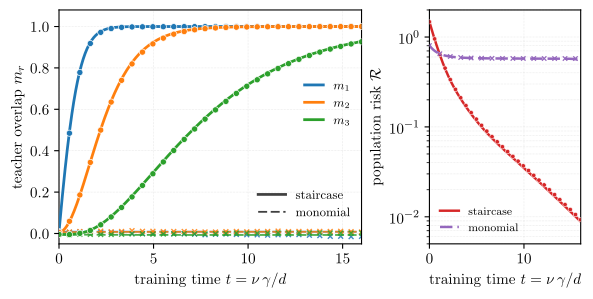

Recreate this plot in Python.
# /// script
# requires-python = ">=3.10"
# dependencies = ["numpy", "scipy", "matplotlib", "tqdm"]
# ///
r"""Staircase-recovery figure for Example 1.3 in chapters/exponents.tex.

We learn a k=3 multi-index teacher with a *matched, multilinear* student and
watch the teacher-overlaps m_r = <w_r, w*_r>/d climb.  The student is fixed,

    f(x)  = phi_1 + phi_1 phi_2 + phi_1 phi_2 phi_3 ,   phi_r = <w_r, x>/sqrt(d)

with three free direction vectors w_1, w_2, w_3 trained by projected (spherical)
online SGD, ||w_r|| = sqrt(d).  Only the TARGET changes between the two panels:

  (a) staircase target   h* = psi_1 + psi_1 psi_2 + psi_1 psi_2 psi_3
        -> the linear rung pins w_1, then w_1 turns phi_1 phi_2 into an effective
           linear drive on w_2, then w_1,w_2 unlock w_3: m_1, m_2, m_3 climb in
           sequence (three saddles) to full recovery.  O(d) samples.
  (b) bare monomial      h* = psi_1 psi_2 psi_3
        -> the target hands the student no lower rungs, so the drift on every m_r
           is O(M^2) at initialization and the overlaps stay pinned near 1/sqrt(d)
           over the same budget.  The student is identical to (a) (it still
           contains phi_1 phi_2 phi_3), so this is not a representability failure
           -- it is the missing staircase structure of the target.  Leap 3, O(d^2).

In each panel we overlay, launched from a shared initial condition:
  * the deterministic order-parameter ODE (the concentration / "Saad & Solla"
    limit -- no permutation symmetry here, but the ODE still closes), whose
    right-hand side is assembled from EXACT Gaussian moments (Isserlis/Wick over
    the six jointly-Gaussian pre-activations phi_1..3, psi_1..3), and
  * a finite-d online-SGD simulation on the actual weights.

The expensive numerics are cached under cache/, keyed by a hash of every
parameter that affects them; reruns reuse them and only replot.  Set
STAIRCASE_FORCE=1 to recompute, or delete cache/.

Run:
    uv run --script chapters/figs/staircase/staircase.py
    uv run --script chapters/figs/staircase/staircase.py --verify
    STAIRCASE_FORCE=1 uv run --script chapters/figs/staircase/staircase.py
"""
from __future__ import annotations

import hashlib
import json
import os
import sys

import numpy as np
from numpy import sqrt
from scipy.integrate import solve_ivp
from tqdm import tqdm

# Variable indexing for the six jointly-Gaussian pre-activations:
#   phi_1,phi_2,phi_3 -> 0,1,2   (student)      psi_1,psi_2,psi_3 -> 3,4,5 (teacher)
K = 3


# ----------------------------------------------------------------------------
# Tiny polynomial algebra over the six Gaussian variables
# A polynomial is a dict {monomial: coeff}, monomial = sorted tuple of var indices
# (with repetition).  () is the constant 1.
# ----------------------------------------------------------------------------
def poly_mul(p, q):
    out = {}
    for a, ca in p.items():
        for b, cb in q.items():
            key = tuple(sorted(a + b))
            out[key] = out.get(key, 0.0) + ca * cb
    return out


def poly_sub(p, q):
    out = dict(p)
    for k, v in q.items():
        out[k] = out.get(k, 0.0) - v
    return {k: v for k, v in out.items() if v != 0.0}


def poly_scale(p, c):
    return {k: v * c for k, v in p.items()}


def poly_add(*ps):
    out = {}
    for p in ps:
        for k, v in p.items():
            out[k] = out.get(k, 0.0) + v
    return {k: v for k, v in out.items() if v != 0.0}


def poly_deriv(p, i):
    """d/d(var i) of a polynomial (handles repeated factors via the power rule)."""
    out = {}
    for mono, c in p.items():
        cnt = mono.count(i)
        if cnt:
            lst = list(mono)
            lst.remove(i)
            key = tuple(sorted(lst))
            out[key] = out.get(key, 0.0) + c * cnt
    return out


def var(i):
    return {(i,): 1.0}


# ----------------------------------------------------------------------------
# Exact Gaussian moments  E[ prod of Gaussians ]  by Isserlis / Wick
# ----------------------------------------------------------------------------
def isserlis(mono, cov, memo):
    """E[ prod_{i in mono} X_i ] for zero-mean Gaussians with covariance `cov`."""
    n = len(mono)
    if n & 1:
        return 0.0
    if n == 0:
        return 1.0
    v = memo.get(mono)
    if v is not None:
        return v
    a = mono[0]
    s = 0.0
    for j in range(1, n):
        rest = mono[1:j] + mono[j + 1:]
        s += cov[a, mono[j]] * isserlis(rest, cov, memo)
    memo[mono] = s
    return s


def expect(poly, cov, memo):
    return sum(c * isserlis(mono, cov, memo) for mono, c in poly.items())


# ----------------------------------------------------------------------------
# Student, targets, and the pre-assembled integrands of the ODE right-hand side
# ----------------------------------------------------------------------------
# Student and staircase target share the same three "rung" coefficients c =
# (c1, c2, c3), so the matched student can reach zero risk:
#   f  = c1 phi_1 + c2 phi_1 phi_2 + c3 phi_1 phi_2 phi_3   (vars 0,1,2)
#   h* = c1 psi_1 + c2 psi_1 psi_2 + c3 psi_1 psi_2 psi_3   (vars 3,4,5)
_STUDENT_RUNGS = [(0,), (0, 1), (0, 1, 2)]
_TARGET_RUNGS = [(3,), (3, 4), (3, 4, 5)]


def _rung_poly(coeffs, rungs):
    p = {}
    for c, mono in zip(coeffs, rungs):
        if c:
            p[mono] = p.get(mono, 0.0) + float(c)
    return p


def student_poly(coeffs):
    return _rung_poly(coeffs, _STUDENT_RUNGS)


def target_poly(coeffs):
    """Staircase target sum_r coeffs[r]*(psi_1..psi_{r+1}); the bare top monomial
    is coeffs = (0, 0, c)."""
    return _rung_poly(coeffs, _TARGET_RUNGS)


def student_eval(phi, c):
    return c[0] * phi[0] + c[1] * phi[0] * phi[1] + c[2] * phi[0] * phi[1] * phi[2]


def student_grad(phi, c):
    """df/dphi_r evaluated at phi (r = 1,2,3)."""
    return np.array([c[0] + c[1] * phi[1] + c[2] * phi[1] * phi[2],
                     c[1] * phi[0] + c[2] * phi[0] * phi[2],
                     c[2] * phi[0] * phi[1]])


def target_fn(coeffs):
    """Scalar teacher label h*(psi) matching `target_poly(coeffs)`."""
    c1, c2, c3 = coeffs

    def h(psi):
        return c1 * psi[0] + c2 * psi[0] * psi[1] + c3 * psi[0] * psi[1] * psi[2]

    return h


def build_rhs_terms(student_coeffs, target_coeffs):
    """Pre-assemble the polynomial integrands of the ODE RHS.

    Returns dicts of {monomial: coeff} for
        driftM[r][s] = E[(h*-f) df/dphi_r * psi_s]
        driftQ[r][s] = E[(h*-f) df/dphi_r * phi_s]
        radial[r]    = E[(h*-f) df/dphi_r * phi_r]
    (expectations taken later against the current covariance).
    """
    f = student_poly(student_coeffs)
    residual = poly_sub(target_poly(target_coeffs), f)   # h* - f
    dfd = [poly_deriv(f, r) for r in range(K)]
    driftM = [[poly_mul(poly_mul(residual, dfd[r]), var(3 + s)) for s in range(K)]
              for r in range(K)]
    driftQ = [[poly_mul(poly_mul(residual, dfd[r]), var(s)) for s in range(K)]
              for r in range(K)]
    radial = [poly_mul(poly_mul(residual, dfd[r]), var(r)) for r in range(K)]
    return driftM, driftQ, radial


def build_risk_polys(student_coeffs, target_coeffs):
    """Polynomials f^2, f*h*, h*^2 for the excess risk R = 1/2 E[(f-h*)^2]."""
    f = student_poly(student_coeffs)
    h = target_poly(target_coeffs)
    return poly_mul(f, f), poly_mul(f, h), poly_mul(h, h)


def risk_from_MQ(M, Q, P, risk_polys):
    ff, fh, hh = risk_polys
    cov = build_cov(M, Q, P)
    memo = {}
    return 0.5 * (expect(ff, cov, memo) - 2.0 * expect(fh, cov, memo) + expect(hh, cov, memo))


def build_cov(M, Q, P):
    """6x6 covariance of (phi_1..3, psi_1..3):  [[Q, M], [M^T, P]]."""
    cov = np.empty((2 * K, 2 * K))
    cov[:K, :K] = Q
    cov[:K, K:] = M
    cov[K:, :K] = M.T
    cov[K:, K:] = P
    return cov


def ss_rhs(M, Q, P, terms):
    """dM/dt, dQ/dt for the matched multilinear student (spherical constraint,
    variance term dropped, as the single-index chapter drops Psi)."""
    driftM, driftQ, radial = terms
    cov = build_cov(M, Q, P)
    memo = {}
    R = np.array([expect(radial[r], cov, memo) for r in range(K)])
    DM = np.array([[expect(driftM[r][s], cov, memo) for s in range(K)] for r in range(K)])
    DQ = np.array([[expect(driftQ[r][s], cov, memo) for s in range(K)] for r in range(K)])
    dM = DM - M * R[:, None]
    dQ = (DQ - Q * R[:, None]) + (DQ.T - Q * R[None, :])
    return dM, dQ


# ----------------------------------------------------------------------------
# Deterministic ODE integration
# ----------------------------------------------------------------------------
def integrate_ode(M0, Q0, P, terms, t_eval, progress=False, desc="ODE"):
    def pack(M, Q):
        return np.concatenate([M.ravel(), Q.ravel()])

    def unpack(y):
        return y[:K * K].reshape(K, K), y[K * K:].reshape(K, K)

    t0, t1 = float(t_eval[0]), float(t_eval[-1])
    pbar = tqdm(total=1000, desc=desc, leave=False, disable=not progress,
                bar_format="{l_bar}{bar}| {elapsed}")
    state = {"n": 0}

    def rhs(t, y):
        if progress and t1 > t0:
            n = int(1000 * min(max((t - t0) / (t1 - t0), 0.0), 1.0))
            if n > state["n"]:
                pbar.update(n - state["n"])
                state["n"] = n
        M, Q = unpack(y)
        Q = 0.5 * (Q + Q.T)
        dM, dQ = ss_rhs(M, Q, P, terms)
        return pack(dM, dQ)

    sol = solve_ivp(rhs, (t0, t1), pack(M0, Q0), t_eval=t_eval,
                    method="LSODA", rtol=1e-8, atol=1e-10,
                    max_step=(t1 - t0) / 200.0)
    pbar.update(1000 - state["n"])
    pbar.close()
    Ms = np.array([unpack(sol.y[:, i])[0] for i in range(sol.t.size)])
    Qs = np.array([0.5 * (unpack(sol.y[:, i])[1] + unpack(sol.y[:, i])[1].T)
                   for i in range(sol.t.size)])
    return sol.t, Ms, Qs


# ----------------------------------------------------------------------------
# Finite-d online-SGD simulation on the weights (projected / spherical)
# ----------------------------------------------------------------------------
def orthonormal_teacher(k, d, rng):
    """Teacher rows with ||w*_r||^2/d = 1 and mutually orthogonal, so P = I_k."""
    A = rng.standard_normal((k, d))
    Qr, _ = np.linalg.qr(A.T)
    return Qr.T * sqrt(d)


def spherical_init(k, d, rng):
    """Random student rows normalized to the sphere ||w_r|| = sqrt(d)."""
    W = rng.standard_normal((k, d))
    return W * (sqrt(d) / np.linalg.norm(W, axis=1))[:, None]


def simulate_sgd(d, gamma, student_coeffs, hfun, Wstar, W0, t_record, seed,
                 progress=False, desc="SGD"):
    """One projected online-SGD run; return the full order parameters (M, Q) at the
    record times.

    Starts from the given weights W0 (shared with the ODE initial condition); the
    time is rescaled t = nu * gamma / d so it matches the deterministic ODE.
    """
    rng = np.random.default_rng(seed)
    sqd = sqrt(d)
    W = W0.copy()

    nu_record = np.unique(np.round(t_record * d / gamma).astype(np.int64))
    nu_record = nu_record[nu_record >= 0]
    rec = set(nu_record.tolist())
    nu_max = int(nu_record[-1])

    ts, Ms, Qs = [], [], []
    steps = tqdm(range(nu_max + 1), desc=desc, leave=False, disable=not progress,
                 unit="step", mininterval=0.3)
    for nu in steps:
        if nu in rec:
            ts.append(nu * gamma / d)
            Ms.append((W @ Wstar.T) / d)
            Qs.append((W @ W.T) / d)
        x = rng.standard_normal(d)
        phi = (W @ x) / sqd
        psi = (Wstar @ x) / sqd
        err = student_eval(phi, student_coeffs) - hfun(psi)   # f - h*
        dfd = student_grad(phi, student_coeffs)
        W -= (gamma / sqd) * (err * dfd)[:, None] * x[None, :]
        W *= (sqd / np.linalg.norm(W, axis=1))[:, None]    # project onto the sphere
    return np.array(ts), np.array(Ms), np.array(Qs)


# ----------------------------------------------------------------------------
# One panel: shared init, ODE + SGD, for a given target
# ----------------------------------------------------------------------------
def compute_panel_data(coeffs, cfg):
    d, gamma, T = cfg["d"], cfg["gamma"], cfg["T"]
    scoeffs = cfg["student_coeffs"]
    progress = cfg.get("progress", True)
    terms = build_rhs_terms(scoeffs, coeffs)
    risk_polys = build_risk_polys(scoeffs, coeffs)
    hfun = target_fn(coeffs)

    rng_t = np.random.default_rng(cfg["teacher_seed"])
    Wstar = orthonormal_teacher(K, d, rng_t)
    P = (Wstar @ Wstar.T) / d                              # = I_K

    rng_i = np.random.default_rng(cfg["teacher_seed"] + 1)
    W0 = spherical_init(K, d, rng_i)
    M0 = (W0 @ Wstar.T) / d
    Q0 = (W0 @ W0.T) / d

    def diag(Ms):
        return np.diagonal(Ms, axis1=1, axis2=2)            # (n, 3): m_r = M_rr
    def risk(Ms, Qs):
        return np.array([risk_from_MQ(Ms[i], Qs[i], P, risk_polys) for i in range(len(Ms))])

    t_ode = np.linspace(0.0, T, 800)
    t_ode, M_ode, Q_ode = integrate_ode(M0, Q0, P, terms, t_ode,
                                        progress=progress, desc=f"ODE  {cfg['tag']}")

    t_rec = np.linspace(0.0, T, cfg["n_record"])
    t_sgd, M_sgd, Q_sgd = simulate_sgd(d, gamma, scoeffs, hfun, Wstar, W0, t_rec,
                                       seed=cfg["sgd_seed"], progress=progress,
                                       desc=f"SGD  {cfg['tag']}")
    return dict(t_ode=t_ode, m_ode=diag(M_ode), r_ode=risk(M_ode, Q_ode),
                t_sgd=t_sgd, m_sgd=diag(M_sgd), r_sgd=risk(M_sgd, Q_sgd))


# ----------------------------------------------------------------------------
# Run persistence
# ----------------------------------------------------------------------------
CACHE_VERSION = 3


def _cache_blob(cfg):
    keys = ("d", "gamma", "T", "n_record", "teacher_seed", "sgd_seed",
            "student_coeffs", "coeffs", "tag")
    params = {k: cfg[k] for k in keys}
    params["version"] = CACHE_VERSION
    return json.dumps(params, sort_keys=True)


def _ensure_cache_dir(cache_dir):
    os.makedirs(cache_dir, exist_ok=True)
    gi = os.path.join(cache_dir, ".gitignore")
    if not os.path.exists(gi):
        with open(gi, "w") as fh:
            fh.write("# Cached run results, regenerable by staircase.py.\n*\n!.gitignore\n")


def cached_panel_data(cfg, cache_dir, force=False):
    blob = _cache_blob(cfg)
    h = hashlib.sha1(blob.encode()).hexdigest()[:10]
    path = os.path.join(cache_dir, f"panel_{cfg['tag']}_d{cfg['d']}_{h}.npz")
    if not force and os.path.exists(path):
        try:
            z = np.load(path, allow_pickle=False)
            if z["params_json"].item() == blob:
                print(f"[cache] hit   {os.path.basename(path)}")
                return {k: z[k] for k in ("t_ode", "m_ode", "r_ode",
                                          "t_sgd", "m_sgd", "r_sgd")}
            print(f"[cache] stale {os.path.basename(path)} -> recomputing")
        except Exception as exc:
            print(f"[cache] unreadable {os.path.basename(path)} ({exc}) -> recomputing")
    else:
        print(f"[cache] {'forced ' if force else 'miss   '}{os.path.basename(path)} -> computing")
    data = compute_panel_data(cfg["coeffs"], cfg)
    _ensure_cache_dir(cache_dir)
    np.savez_compressed(path, params_json=blob, **data)
    print(f"[cache] saved {os.path.basename(path)}")
    return data


# ----------------------------------------------------------------------------
# Figure configuration
# ----------------------------------------------------------------------------
# Rung coefficients shared by the student and the staircase target.  Shrinking the
# higher rungs delays the 2nd/3rd escapes, separating the saddles so the risk shows
# distinct plateaus.  The monolith target is the bare top rung, c3 * z1 z2 z3.
_C = (1.0, 0.6, 0.35)

CONFIG = dict(
    d=4096,
    gamma=0.01,
    T=16.0,
    n_record=30,
    teacher_seed=7,
    sgd_seed=101,
    student_coeffs=_C,
    progress=True,
    panels=[
        dict(tag="target", coeffs=_C),
        dict(tag="monolith", coeffs=(0.0, 0.0, _C[2])),
    ],
    # aspect ~2.02:1 (fits at height=0.49\textwidth); kept physically small so the
    # 11pt fonts render large once scaled into the page.
    output=dict(fname="staircase.pdf", figsize=(5.8, 2.87),
                width_ratios=(2.0, 1.0), risk_ylim=(5e-3, 2.0)),
)

_DIR_COLORS = ["C0", "C1", "C2"]
_DIR_LABELS = [r"$m_1$", r"$m_2$", r"$m_3$"]


_MONO_DASH = (0, (5, 2))


def make_overlap_panel(ax, data_stair, data_mono, ylim=(-0.05, 1.08)):
    """Wide overlap panel: the three teacher overlaps m_1,m_2,m_3 for BOTH targets.

    Colour = direction; line style = target (solid staircase, dashed monomial).
    """
    from matplotlib.lines import Line2D
    for r in range(K):
        # staircase target: solid line + filled circles
        ax.plot(data_stair["t_ode"], data_stair["m_ode"][:, r], color=_DIR_COLORS[r],
                lw=2.0, zorder=3)
        ax.plot(data_stair["t_sgd"], data_stair["m_sgd"][:, r], color=_DIR_COLORS[r],
                ls="none", marker="o", ms=4.5, mec="white", mew=0.5, zorder=4)
        # bare monomial target: dashed line + x markers (all pinned near 0)
        ax.plot(data_mono["t_ode"], data_mono["m_ode"][:, r], color=_DIR_COLORS[r],
                lw=1.3, ls=_MONO_DASH, alpha=0.85, zorder=2)
        ax.plot(data_mono["t_sgd"], data_mono["m_sgd"][:, r], color=_DIR_COLORS[r],
                ls="none", marker="x", ms=3.5, mew=1.0, alpha=0.85, zorder=2)
    ax.set_ylim(*ylim)
    ax.set_xlim(0.0, data_stair["t_ode"][-1])   # flush to the data, no side margins
    ax.set_xlabel(r"training time $t = \nu\,\gamma/d$")
    ax.set_ylabel(r"teacher overlap $m_r$")
    ax.grid(True, ls=":", lw=0.4, alpha=0.5)

    dir_handles = [Line2D([], [], color=_DIR_COLORS[r], lw=2.0) for r in range(K)]
    leg1 = ax.legend(dir_handles, _DIR_LABELS, frameon=False, fontsize=9,
                     loc="center right", bbox_to_anchor=(1.0, 0.60),
                     handlelength=1.5, ncol=1)
    ax.add_artist(leg1)
    case_handles = [Line2D([], [], color="0.25", lw=2.0, ls="-"),
                    Line2D([], [], color="0.25", lw=1.3, ls=_MONO_DASH)]
    ax.legend(case_handles, [r"staircase", r"monomial"],
              frameon=False, fontsize=9, loc="lower right",
              bbox_to_anchor=(1.0, 0.06), handlelength=2.2)


def make_risk_panel(ax, datasets, ylim=None):
    """Small side panel: population risk R = 1/2 E[(f-h*)^2] for both targets.

    Same style convention as the overlap panel: solid staircase, dashed monomial.
    """
    for (label, color, ls, marker, data) in datasets:
        ax.plot(data["t_ode"], data["r_ode"], color=color, lw=1.8, ls=ls,
                zorder=2, label=label)
        # thin the crosses so they don't bury the dashed monomial line
        style = (dict(mec="white", mew=0.4) if marker == "o"
                 else dict(mew=0.9, markevery=2))
        ax.plot(data["t_sgd"], data["r_sgd"], color=color, ls="none",
                marker=marker, ms=3.2, zorder=3, **style)
    ax.set_yscale("log")
    if ylim is not None:
        ax.set_ylim(*ylim)
    ax.set_xlim(0.0, datasets[0][-1]["t_ode"][-1])   # flush to the data, no side margins
    ax.set_xlabel(r"training time $t = \nu\,\gamma/d$")
    ax.set_ylabel(r"population risk $\mathcal{R}$")
    ax.grid(True, which="both", ls=":", lw=0.4, alpha=0.5)
    ax.legend(frameon=False, fontsize=8.5, loc="lower left", handlelength=1.6)


def main():
    import matplotlib
    matplotlib.use("pgf")
    import matplotlib.pyplot as plt
    plt.rcParams.update({
        "text.usetex": True,
        "font.family": "serif",
        "font.size": 11,
        "axes.titlesize": 12,
        "axes.linewidth": 0.8,
        "pgf.texsystem": "pdflatex",
        "pgf.rcfonts": False,
    })

    cfg = dict(CONFIG)
    force = os.environ.get("STAIRCASE_FORCE") is not None
    outdir = os.path.dirname(os.path.abspath(__file__))
    cache_dir = os.path.join(outdir, "cache")

    def save(fig, fname):
        path = os.path.join(outdir, fname)
        fig.savefig(path, bbox_inches="tight")
        plt.close(fig)
        print("wrote", path)

    data_by_tag = {}
    for panel in cfg["panels"]:
        cfg_p = dict(cfg)
        cfg_p.update(tag=panel["tag"], coeffs=panel["coeffs"])
        data_by_tag[panel["tag"]] = cached_panel_data(cfg_p, cache_dir, force=force)

    # one wide figure: overlaps of both cases on the left, small risk plot on the right
    out = cfg["output"]
    fig = plt.figure(figsize=out["figsize"], layout="constrained")
    gs = fig.add_gridspec(1, 2, width_ratios=out["width_ratios"])
    ax_over = fig.add_subplot(gs[0, 0])
    ax_risk = fig.add_subplot(gs[0, 1])
    make_overlap_panel(ax_over, data_by_tag["target"], data_by_tag["monolith"])
    make_risk_panel(ax_risk, [
        (r"staircase", "C3", "-", "o", data_by_tag["target"]),
        (r"monomial", "C4", _MONO_DASH, "x", data_by_tag["monolith"]),
    ], ylim=out["risk_ylim"])
    save(fig, out["fname"])


# ----------------------------------------------------------------------------
# Verification: exact Isserlis moments vs Monte Carlo, on the assembled RHS
# ----------------------------------------------------------------------------
def poly_eval(poly, gauss):
    """Evaluate a polynomial on a batch of Gaussian samples `gauss` (shape (b, 6))."""
    acc = np.zeros(gauss.shape[0])
    for mono, c in poly.items():
        term = np.full(gauss.shape[0], c)
        for idx in mono:
            term = term * gauss[:, idx]
        acc += term
    return acc


def verify(mc_size=4_000_000, batch=200_000, n_trials=3, nsigma=5.0):
    """Check ss_rhs (exact Isserlis moments) against Monte-Carlo, judged against
    the MC standard error (these integrands are degree-6 Gaussian polynomials with
    heavy tails, so a fixed relative tolerance is meaningless -- 5 sigma is).

    A valid (M, Q, P) is built from explicit weight vectors so the 6x6 covariance
    is genuinely PSD; the six pre-activations are then drawn directly via Cholesky
    in bounded-memory batches.
    """
    rng = np.random.default_rng(0)
    n = 64                                    # modest ambient dim -> valid PSD cov
    worst_sigma = 0.0
    all_ok = True
    for trial in range(n_trials):
        scoeffs = tuple(rng.uniform(-1.0, 1.0, 3))
        coeffs = tuple(rng.uniform(-1.0, 1.0, 3))
        terms = build_rhs_terms(scoeffs, coeffs)
        f = student_poly(scoeffs)
        residual = poly_sub(target_poly(coeffs), f)
        dfd = [poly_deriv(f, r) for r in range(K)]

        W = rng.standard_normal((K, n))
        W *= (sqrt(n) / np.linalg.norm(W, axis=1))[:, None]
        Ws = orthonormal_teacher(K, n, rng)
        M = (W @ Ws.T) / n
        Q = (W @ W.T) / n
        P = (Ws @ Ws.T) / n
        dM_ex, dQ_ex = ss_rhs(M, Q, P, terms)

        # Per-component estimator polynomials (constants M,Q folded in), so the MC
        # mean is exactly the ss_rhs dM/dQ and the MC std gives its standard error.
        #   dM[r,s] = E[driftM_rs] - M[r,s] E[radial_r]
        #   dQ[r,s] = E[driftQ_rs] - Q[r,s] E[radial_r] + E[driftQ_sr] - Q[r,s] E[radial_s]
        rad = [poly_mul(poly_mul(residual, dfd[r]), var(r)) for r in range(K)]
        driftM = [[poly_mul(poly_mul(residual, dfd[r]), var(3 + s)) for s in range(K)]
                  for r in range(K)]
        driftQ = [[poly_mul(poly_mul(residual, dfd[r]), var(s)) for s in range(K)]
                  for r in range(K)]
        estM = [[poly_add(driftM[r][s], poly_scale(rad[r], -M[r, s]))
                 for s in range(K)] for r in range(K)]
        estQ = [[poly_add(driftQ[r][s], poly_scale(rad[r], -Q[r, s]),
                          driftQ[s][r], poly_scale(rad[s], -Q[r, s]))
                 for s in range(K)] for r in range(K)]

        comps = [("dM", r, s, estM[r][s], dM_ex[r, s]) for r in range(K) for s in range(K)]
        comps += [("dQ", r, s, estQ[r][s], dQ_ex[r, s]) for r in range(K) for s in range(K)]

        L = np.linalg.cholesky(build_cov(M, Q, P))
        ssum = {i: 0.0 for i in range(len(comps))}
        ssq = {i: 0.0 for i in range(len(comps))}
        drawn = 0
        while drawn < mc_size:
            b = min(batch, mc_size - drawn)
            gauss = rng.standard_normal((b, 2 * K)) @ L.T
            for i, (_, _, _, poly, _) in enumerate(comps):
                vals = poly_eval(poly, gauss)
                ssum[i] += vals.sum()
                ssq[i] += (vals * vals).sum()
            drawn += b

        trial_worst = 0.0
        for i, (kind, r, s, _, exact) in enumerate(comps):
            mean = ssum[i] / mc_size
            var_ = max(ssq[i] / mc_size - mean * mean, 0.0)
            se = sqrt(var_ / mc_size)
            dev = abs(exact - mean) / (se + 1e-15)
            trial_worst = max(trial_worst, dev)
        worst_sigma = max(worst_sigma, trial_worst)
        ok = trial_worst < nsigma
        all_ok = all_ok and ok
        print(f"trial {trial}: coeffs=({coeffs[0]:+.2f},{coeffs[1]:+.2f},{coeffs[2]:+.2f})"
              f"  worst deviation = {trial_worst:.2f} sigma   {'ok' if ok else 'OUTLIER'}")
    print(f"\nworst exact-vs-MonteCarlo deviation across all components = {worst_sigma:.2f} sigma"
          f"  (threshold {nsigma:g} sigma)")
    print("PASS" if all_ok else "FAIL (check formulas)")
    return all_ok


if __name__ == "__main__":
    if len(sys.argv) >= 2 and sys.argv[1] == "--verify":
        mc = int(sys.argv[2]) if len(sys.argv) >= 3 else 2_000_000
        sys.exit(0 if verify(mc_size=mc) else 1)
    main()
